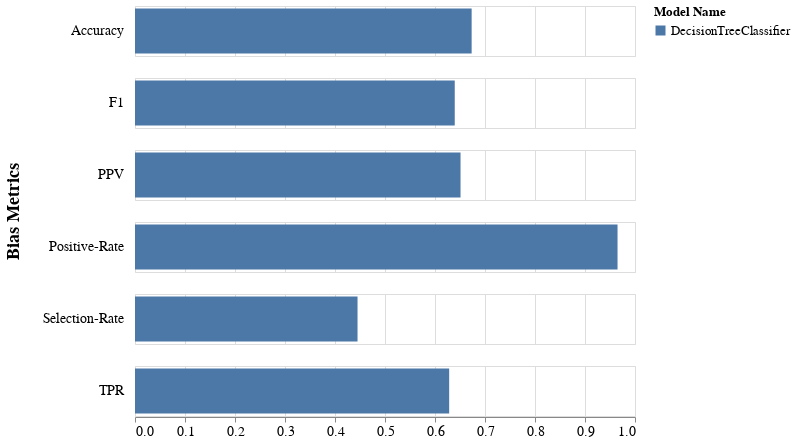

Source (notebook cell):
### Code cell
visualizer.create_overall_metrics_bar_char(
    metrics_names=['TPR', 'PPV', 'Accuracy', 'F1', 'Selection-Rate', 'Positive-Rate'],
    metrics_title="Bias Metrics"
)

### Figure 1 — Vega-Lite specification as saved in the notebook (floating-point values rounded to 4 significant figures)
{"config": {"view": {"continuousWidth": 400, "continuousHeight": 300}, "axis": {"labelFontSize": 14, "titleFontSize": 18}, "headerRow": {"labelAlign": "left", "labelAngle": 0, "labelFontSize": 14, "labelPadding": 10, "titleFontSize": 18}}, "data": {"name": "data-205677d2e93f37092115ca383d656e2e"}, "mark": "bar", "encoding": {"color": {"field": "model_name", "legend": {"labelFontSize": 13, "title": "Model Name", "titleFontSize": 13}, "scale": {"scheme": "tableau20"}, "type": "nominal"}, "row": {"field": "metric", "title": "Bias Metrics", "type": "nominal"}, "x": {"axis": {"grid": true}, "field": "overall", "title": "", "type": "quantitative"}, "y": {"axis": null, "field": "model_name", "type": "nominal"}}, "height": 50, "width": 500, "$schema": "https://vega.github.io/schema/vega-lite/v4.17.0.json", "datasets": {"data-205677d2e93f37092115ca383d656e2e": [{"overall": 0.6733, "metric": "Accuracy", "model_name": "DecisionTreeClassifier"}, {"overall": 0.6395, "metric": "F1", "model_name": "DecisionTreeClassifier"}, {"overall": 0.6511, "metric": "PPV", "model_name": "DecisionTreeClassifier"}, {"overall": 0.9651, "metric": "Positive-Rate", "model_name": "DecisionTreeClassifier"}, {"overall": 0.4451, "metric": "Selection-Rate", "model_name": "DecisionTreeClassifier"}, {"overall": 0.6283, "metric": "TPR", "model_name": "DecisionTreeClassifier"}]}}
